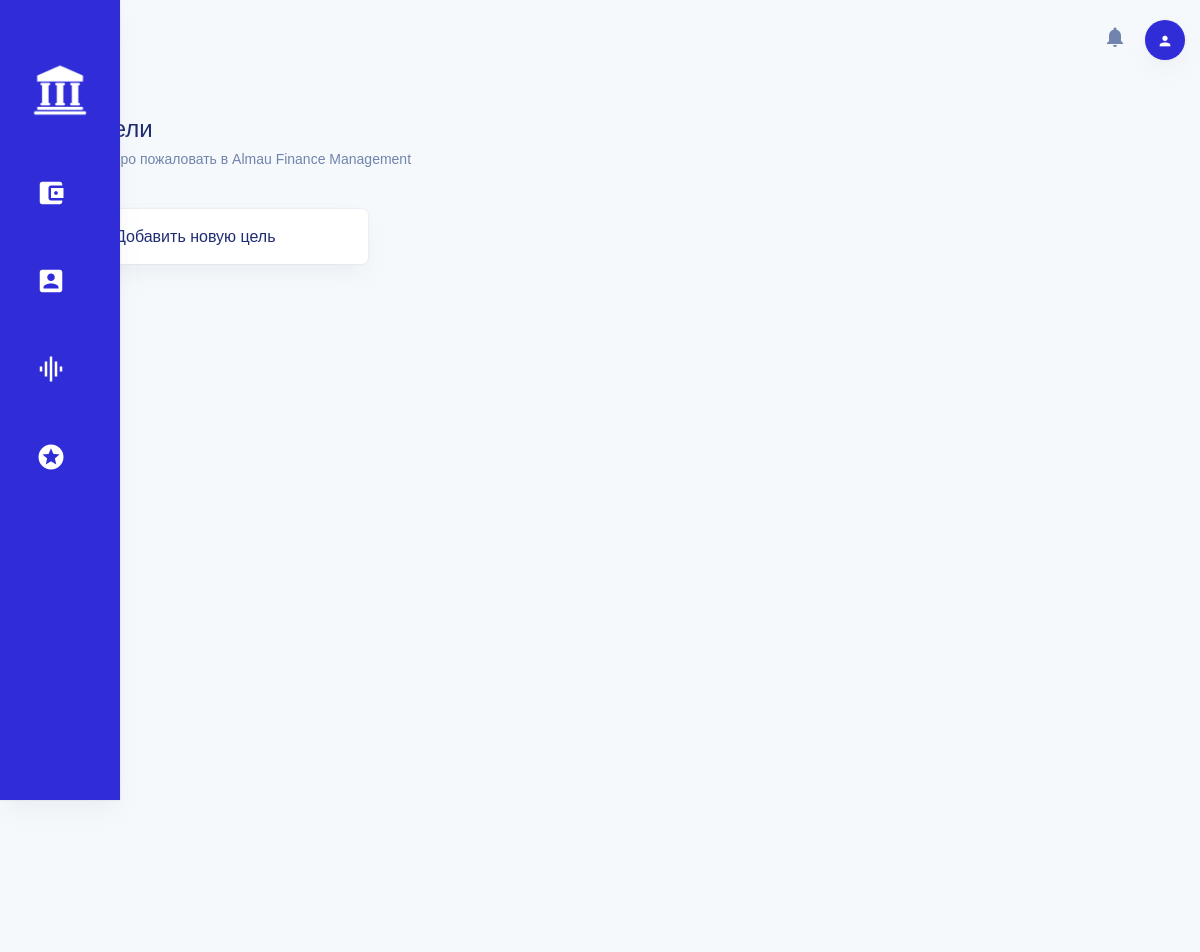
The app's page /goals/ (signed in), older data.
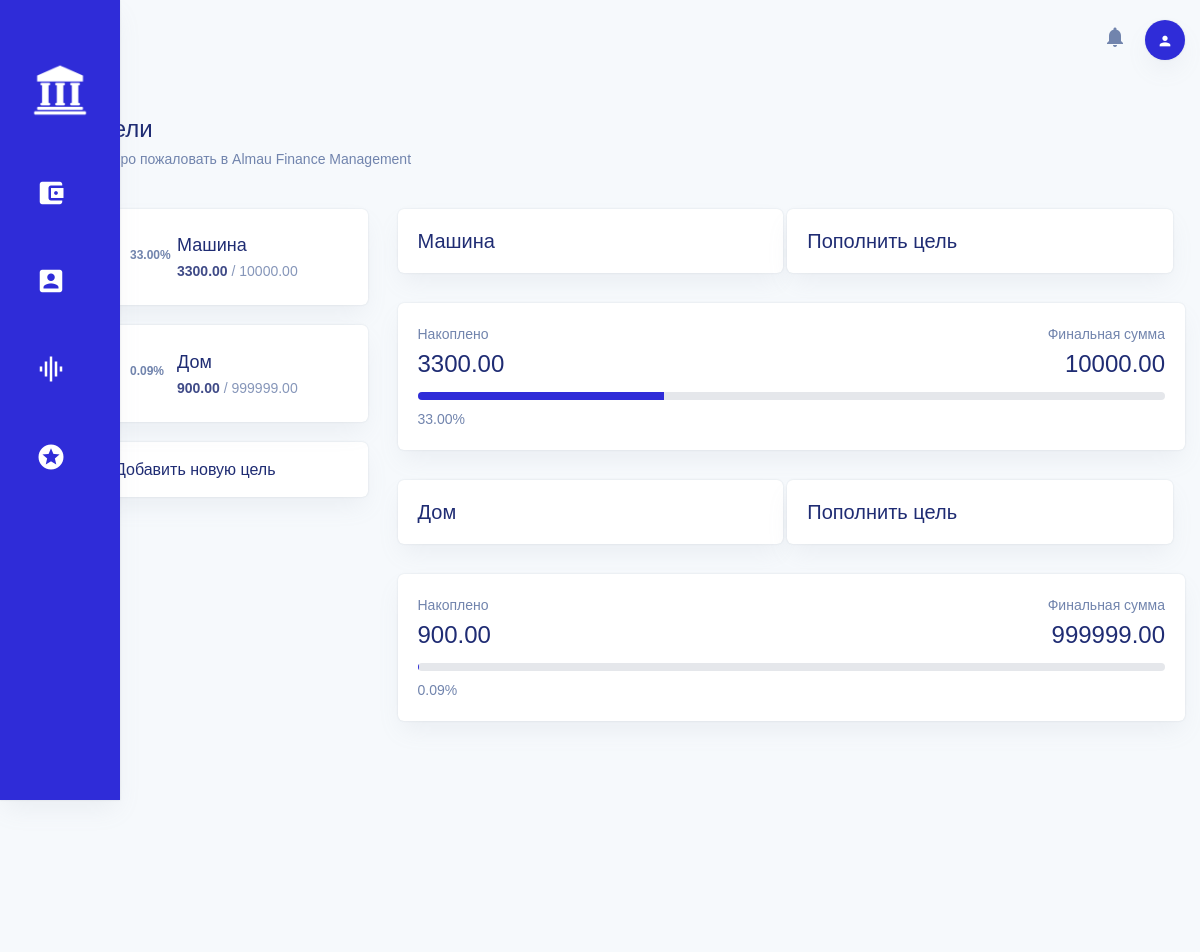
The same page, newer data.
### bankapp/models.py (models this page shows, shortened)
class Goal(models.Model):
    user = models.ForeignKey(User, on_delete=models.CASCADE)
    account = models.ForeignKey(Account, on_delete=models.CASCADE, related_name='goals')
    name = models.CharField(max_length=255)
    target_amount = models.FloatField()
    current_amount = models.FloatField(default=0.0)
    created_at = models.DateTimeField(auto_now_add=True)
    updated_at = models.DateTimeField(auto_now=True)

### bankapp/views.py (the view, shortened to what this page needs)
# urls.py: path('goals/', goals_view, name='goals'),
@login_required
def goals_view(request):
    user = request.user
    goals = Goal.objects.filter(user=request.user)
    accounts = Account.objects.all()
    for goal in goals:
        if goal.target_amount > 0:
            goal.progress = (goal.current_amount / goal.target_amount) * 100
        else:
            goal.progress = 0
    context = {
        'goals': goals,
        'user_name': user.get_full_name() or user.username,  # Use full name if available, otherwise username
        'user_email': user.email,
        'accounts': accounts,
    }
    return render(request, 'bankapp/goals.html', context)

### bankapp/templates/bankapp/goals.html (shortened to what this page needs)
{% extends "base.html" %}
{% block content %}
{% load static %}
<link rel="stylesheet" href="{% static 'bankapp/css/goals.css' %}">
<div class="style-8">
    <div class="style-145">
        <div class="style-146">
            <div class="style-147">
                <div class="style-148">
                    <div class="style-149">
                        <div class="style-150">
                            <div class="style-151">
                                <div class="style-152">
                                    <h3 class="style-153">Цели</h3>
                                    <p class="style-154">Добро пожаловать в Almau Finance Management</p>
                                </div>
                            </div>
                        </div>
                    </div>
                </div>
            </div>
            <div class="style-161">
                <div class="style-162">
                    <div class="style-163">
                        <div class="style-164" role="tablist">
                            <div class="style-165">
                                {% for goal in goals %}
                                <div class="style-166">
                                    <div class="style-167" data-bs-toggle="pill" data-bs-target="#{{ goal.id }}" aria-selected="false" role="tab" tabindex="-1">
                                        <div class="style-168">
                                            <div class="style-169"><canvas width="62" height="62" class="style-170"></canvas></div>
                                            <span class="style-171">{{ goal.progress|floatformat:2 }}%</span>
                                        </div>
                                        <div class="style-172">
                                            <h3 class="style-173">{{ goal.name }}</h3>
                                            <p class="style-174">
                                                <strong class="style-175">{{ goal.current_amount|floatformat:2 }}</strong> / {{ goal.target_amount|floatformat:2 }}
                                            </p>
                                        </div>
                                    </div>
                                </div>
                                {% endfor %}
                            </div>
                        </div>
                        <div class="style-206" id="add-goal-block" style="cursor: pointer;">
                            <h5 class="style-207">Добавить новую цель</h5>
                        </div>
                    </div>
                    <div class="style-210">
                        {% for goal in goals %}
                        <div class="style-211" role="tabpanel" id="{{ goal.id }}">
                            <div class="style-213">
                                <h3 class="style-214">{{ goal.name }}</h что можно исправить, чтобы решить данную проблему }} ></h3>
                            </div>
                            <div class="style-213 clickable" onclick="openAddFundsModal('{{ goal.id }}')">
                                <h3 class="style-214">Пополнить цель</h3>
                            </div>
                            <div class="style-215">
                                <div class="style-216">
                                    <div class="style-217">
                                        <div class="style-218">
                                            <div class="style-219">
                                                <div class="style-220">
                                                    <span class="style-221">Накоплено</span>
                                                    <h3 class="style-222">{{ goal.current_amount|floatformat:2 }}</h3>
                                                </div>
                                                <div class="style-223">
                                                    <span class="style-224">Финальная сумма</span>
                                                    <h3 class="style-225">{{ goal.target_amount|floatformat:2 }}</h что можно исправить, чтобы решить данную проблему }} ></h3>
                                                </div>
                                            </div>
                                            <div class="style-226">
                                                <div class="style-227" role="progressbar" style="width: {{ goal.progress|floatformat:2 }}%;"></div>
                                            </div>
                                            <div class="style-228">
                                                <span class="style-229">{{ goal.progress|floatformat:2 }}%</span>
                                            </div>
                                        </div>
                                    </div>
                                </div>
                            </div>
                        </div>
                        {% endfor %}
                    </div>
                </div>
            </div>
        </div>
    </div>
</div>
{% endblock %}

### bankapp/templates/base.html (shortened to what this page needs)
<!DOCTYPE html>
<html lang="ru">
<head>
    {% load static %}
    <link rel="stylesheet" href="{% static 'bankapp/css/base.css' %}">
    <link rel="stylesheet" href="https://cdnjs.cloudflare.com/ajax/libs/bootstrap/5.1.3/css/bootstrap.min.css">
</head>
<body class="body-default">
    <nav>
        <div class="nav-wrapper">
            <div class="nav-logo"><a class="nav-logo-link" href="/"><img src="{% static 'bankapp/images/logoi.png' %}" alt="" width="60" class="nav-logo-img" /></a> </div>
            <div class="nav-menu">
                <ul class="nav-list">
                    <li class="nav-list-item">
                        <a href="/" class="nav-link">
                            <span class="nav-icon">
                                <i class="material-icons addon">account_balance_wallet</i> </span> <span class="nav-text">Главная</span> </a>
                    </li>
                    <li class="nav-list-item">
                        <a href="/profile" class="nav-link">
                            <span class="nav-icon">
                                <i class="material-icons addon">account_box</i> </span> <span class="nav-text">Кошельки</span> </a>
                    </li>
                    <li class="nav-list-item">
                        <a href="/analytics" class="nav-link">
                            <span class="nav-icon">
                                <i class="material-icons addon">graphic_eq</i> </span> <span class="nav-text">Бюджеты</span> </a>
                    </li>
                    <li class="nav-list-item">
                        <a href="/goals" class="nav-link">
                            <span class="nav-icon">
                                <i class="material-icons addon">stars</i> </span> <span class="nav-text">Цели</span> </a>
                    </li>
                </ul>
            </div>
        </div>
    </nav>
    <div class="style-9">
        <div class="style-10">
            <div class="style-11">
                <div class="style-12">
                    <div class="style-13">
                        <div class="style-24">
                            <div class="style-30">
                                <div class="style-31 notifications-toggle">
                                    <div class="style-32">
                                        <span class="style-33"><i class="material-icons">notifications</i></span>
                                    </div>
                                </div>
                            </div>
                            <div class="style-69">
                                <div class="style-70 profile-toggle">
                                    <div class="style-71"><span class="style-72"><i class="style-73 material-icons">person</i></span></div>
                                </div>
                            </div>
                        </div>
                    </div>
                </div>
            </div>
        </div>
    </div>
    <main>
        {% block content %}{% endblock %}
    </main>
    <footer>
        <div class="footer-wrapper">
            <div class="footer-content">
                <div class="footer-section">
                    <div class="footer-social">
                        <div class="footer-social-list">
                            <ul class="social-icons">
                                <li class="social-icon-item"><a href="#" class="social-icon-link"></a></li>
                                <li class="social-icon-item"><a href="#" class="social-icon-link"></a></li>
                                <li class="social-icon-item"><a href="#" class="social-icon-link"></a></li>
                                <li class="social-icon-item"><a href="#" class="social-icon-link"></a></li>
                            </ul>
                        </div>
                    </div>
                </div>
            </div>
        </div>
    </footer>
</body>
</html>

### bankapp/templates/bankapp/goals.html (style rules this page uses)
.clickable { cursor: pointer; }

Row changes from the older to the newer data that the page shows:
added Goal: progress "33.00", name "Машина", current_amount "3300.00", target_amount "10000.00"
added Goal: progress "0.09", name "Дом", current_amount "900.00", target_amount "999999.00"
